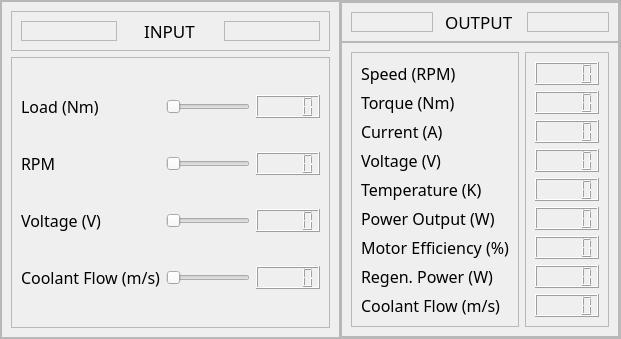
            <widget class="QFrame" name="frame_123">
             <property name="styleSheet">
              <string notr="true"/>
             </property>
             <property name="frameShape">
              <enum>QFrame::StyledPanel</enum>
             </property>
             <property name="frameShadow">
              <enum>QFrame::Raised</enum>
             </property>
             <layout class="QHBoxLayout" name="horizontalLayout_48">
              <property name="spacing">
               <number>0</number>
              </property>
              <property name="leftMargin">
               <number>0</number>
              </property>
              <property name="topMargin">
               <number>0</number>
              </property>
              <property name="rightMargin">
               <number>0</number>
              </property>
              <property name="bottomMargin">
               <number>0</number>
              </property>
              <item>
               <widget class="QFrame" name="frame_124">
                <property name="sizePolicy">
                 <sizepolicy hsizetype="Preferred" vsizetype="Preferred">
                  <horstretch>0</horstretch>
                  <verstretch>0</verstretch>
                 </sizepolicy>
                </property>
                <property name="maximumSize">
                 <size>
                  <width>600</width>
                  <height>600</height>
                 </size>
                </property>
                <property name="styleSheet">
                 <string notr="true"/>
                </property>
                <property name="frameShape">
                 <enum>QFrame::StyledPanel</enum>
                </property>
                <property name="frameShadow">
                 <enum>QFrame::Raised</enum>
                </property>
                <layout class="QVBoxLayout" name="verticalLayout_50">
                 <item>
                  <widget class="QFrame" name="frame_125">
                   <property name="maximumSize">
                    <size>
                     <width>16777215</width>
                     <height>40</height>
                    </size>
                   </property>
                   <property name="styleSheet">
                    <string notr="true"/>
                   </property>
                   <property name="frameShape">
                    <enum>QFrame::StyledPanel</enum>
                   </property>
                   <property name="frameShadow">
                    <enum>QFrame::Raised</enum>
                   </property>
                   <layout class="QHBoxLayout" name="horizontalLayout_49">
                    <item>
                     <widget class="QFrame" name="frame_126">
                      <property name="frameShape">
                       <enum>QFrame::StyledPanel</enum>
                      </property>
                      <property name="frameShadow">
                       <enum>QFrame::Raised</enum>
                      </property>
                     </widget>
                    </item>
                    <item alignment="Qt::AlignHCenter">
                     <widget class="QLabel" name="label_113">
                      <property name="font">
                       <font>
                        <family>Gill Sans MT</family>
                        <pointsize>13</pointsize>
                       </font>
                      </property>
                      <property name="text">
                       <string>INPUT</string>
                      </property>
                     </widget>
                    </item>
                    <item>
                     <widget class="QFrame" name="frame_127">
                      <property name="frameShape">
                       <enum>QFrame::StyledPanel</enum>
                      </property>
                      <property name="frameShadow">
                       <enum>QFrame::Raised</enum>
                      </property>
                     </widget>
                    </item>
                   </layout>
                  </widget>
                 </item>
                 <item>
                  <widget class="QFrame" name="frame_128">
                   <property name="frameShape">
                    <enum>QFrame::StyledPanel</enum>
                   </property>
                   <property name="frameShadow">
                    <enum>QFrame::Raised</enum>
                   </property>
                   <layout class="QGridLayout" name="gridLayout_20">
                    <item row="2" column="0">
                     <widget class="QLabel" name="label_84">
                      <property name="font">
                       <font>
                        <family>Gill Sans MT</family>
                        <pointsize>12</pointsize>
                       </font>
                      </property>
                      <property name="text">
                       <string>Voltage (V)</string>
                      </property>
                     </widget>
                    </item>
                    <item row="1" column="1">
                     <widget class="QSlider" name="rpm5_slider">
                      <property name="orientation">
                       <enum>Qt::Horizontal</enum>
                      </property>
                     </widget>
                    </item>
                    <item row="0" column="1">
                     <widget class="QSlider" name="load5_slider">
                      <property name="orientation">
                       <enum>Qt::Horizontal</enum>
                      </property>
                     </widget>
                    </item>
                    <item row="1" column="0">
                     <widget class="QLabel" name="label_114">
                      <property name="font">
                       <font>
                        <family>Gill Sans MT</family>
                        <pointsize>12</pointsize>
                       </font>
                      </property>
                      <property name="text">
                       <string>RPM </string>
                      </property>
                     </widget>
                    </item>
                    <item row="2" column="1">
                     <widget class="QSlider" name="volt_slider">
                      <property name="orientation">
                       <enum>Qt::Horizontal</enum>
                      </property>
                     </widget>
                    </item>
                    <item row="1" column="2">
                     <widget class="QLCDNumber" name="lcdNumber_17"/>
                    </item>
                    <item row="2" column="2">
                     <widget class="QLCDNumber" name="lcdNumber_18"/>
                    </item>
                    <item row="0" column="0">
                     <widget class="QLabel" name="label_115">
                      <property name="font">
                       <font>
                        <family>Gill Sans MT</family>
                        <pointsize>12</pointsize>
                       </font>
                      </property>
                      <property name="text">
                       <string>Load (Nm)</string>
                      </property>
                     </widget>
                    </item>
                    <item row="0" column="2">
                     <widget class="QLCDNumber" name="lcdNumber_16">
                      <property name="layoutDirection">
                       <enum>Qt::LeftToRight</enum>
                      </property>
                     </widget>
                    </item>
                    <item row="3" column="0">
                     <widget class="QLabel" name="label">
                      <property name="font">
                       <font>
                        <family>Gill Sans MT</family>
                        <pointsize>12</pointsize>
                       </font>
                      </property>
                      <property name="text">
                       <string>Coolant Flow (m/s)</string>
                      </property>
                     </widget>
                    </item>
                    <item row="3" column="1">
                     <widget class="QSlider" name="cool_slider">
                      <property name="orientation">
                       <enum>Qt::Horizontal</enum>
                      </property>
                     </widget>
                    </item>
                    <item row="3" column="2">
                     <widget class="QLCDNumber" name="lcdNumber"/>
                    </item>
                   </layout>
                  </widget>
                 </item>
                </layout>
               </widget>
              </item>
              <item>
               <widget class="QFrame" name="frame_129">
                <property name="sizePolicy">
                 <sizepolicy hsizetype="Expanding" vsizetype="Preferred">
                  <horstretch>0</horstretch>
                  <verstretch>0</verstretch>
                 </sizepolicy>
                </property>
                <property name="maximumSize">
                 <size>
                  <width>500</width>
                  <height>500</height>
                 </size>
                </property>
                <property name="frameShape">
                 <enum>QFrame::StyledPanel</enum>
                </property>
                <property name="frameShadow">
                 <enum>QFrame::Raised</enum>
                </property>
                <layout class="QVBoxLayout" name="verticalLayout_51">
                 <property name="spacing">
                  <number>0</number>
                 </property>
                 <property name="leftMargin">
                  <number>0</number>
                 </property>
                 <property name="topMargin">
                  <number>0</number>
                 </property>
                 <property name="rightMargin">
                  <number>0</number>
                 </property>
                 <property name="bottomMargin">
                  <number>0</number>
                 </property>
                 <item>
                  <widget class="QFrame" name="frame_130">
                   <property name="maximumSize">
                    <size>
                     <width>16777215</width>
                     <height>40</height>
                    </size>
                   </property>
                   <property name="frameShape">
                    <enum>QFrame::StyledPanel</enum>
                   </property>
                   <property name="frameShadow">
                    <enum>QFrame::Raised</enum>
                   </property>
                   <layout class="QHBoxLayout" name="horizontalLayout_50">
                    <item>
                     <widget class="QFrame" name="frame_131">
                      <property name="frameShape">
                       <enum>QFrame::StyledPanel</enum>
                      </property>
                      <property name="frameShadow">
                       <enum>QFrame::Raised</enum>
                      </property>
                     </widget>
                    </item>
                    <item alignment="Qt::AlignHCenter">
                     <widget class="QLabel" name="label_116">
                      <property name="font">
                       <font>
                        <family>Gill Sans MT</family>
                        <pointsize>13</pointsize>
                       </font>
                      </property>
                      <property name="text">
                       <string>OUTPUT</string>
                      </property>
                     </widget>
                    </item>
                    <item>
                     <widget class="QFrame" name="frame_132">
                      <property name="frameShape">
                       <enum>QFrame::StyledPanel</enum>
                      </property>
                      <property name="frameShadow">
                       <enum>QFrame::Raised</enum>
                      </property>
                     </widget>
                    </item>
                   </layout>
                  </widget>
                 </item>
                 <item>
                  <widget class="QFrame" name="frame_133">
                   <property name="sizePolicy">
                    <sizepolicy hsizetype="Expanding" vsizetype="Preferred">
                     <horstretch>0</horstretch>
                     <verstretch>0</verstretch>
                    </sizepolicy>
                   </property>
                   <property name="maximumSize">
                    <size>
                     <width>16777215</width>
                     <height>16777215</height>
                    </size>
                   </property>
                   <property name="frameShape">
                    <enum>QFrame::StyledPanel</enum>
                   </property>
                   <property name="frameShadow">
                    <enum>QFrame::Raised</enum>
                   </property>
                   <layout class="QHBoxLayout" name="horizontalLayout_51">
                    <item>
                     <widget class="QFrame" name="frame_134">
                      <property name="sizePolicy">
                       <sizepolicy hsizetype="Fixed" vsizetype="Preferred">
                        <horstretch>0</horstretch>
                        <verstretch>0</verstretch>
                       </sizepolicy>
                      </property>
                      <property name="frameShape">
                       <enum>QFrame::StyledPanel</enum>
                      </property>
                      <property name="frameShadow">
                       <enum>QFrame::Raised</enum>
                      </property>
                      <layout class="QVBoxLayout" name="verticalLayout_52">
                       <item>
                        <widget class="QLabel" name="label_8">
                         <property name="font">
                          <font>
                           <family>Gill Sans MT</family>
                           <pointsize>12</pointsize>
                          </font>
                         </property>
                         <property name="text">
                          <string>Speed (RPM)</string>
                         </property>
                        </widget>
                       </item>
                       <item>
                        <widget class="QLabel" name="label_117">
                         <property name="font">
                          <font>
                           <family>Gill Sans MT</family>
                           <pointsize>12</pointsize>
                          </font>
                         </property>
                         <property name="text">
                          <string>Torque (Nm)</string>
                         </property>
                        </widget>
                       </item>
                       <item>
                        <widget class="QLabel" name="label_119">
                         <property name="font">
                          <font>
                           <family>Gill Sans MT</family>
                           <pointsize>12</pointsize>
                          </font>
                         </property>
                         <property name="text">
                          <string>Current (A)</string>
                         </property>
                        </widget>
                       </item>
                       <item>
                        <widget class="QLabel" name="label_5">
                         <property name="font">
                          <font>
                           <family>Gill Sans MT</family>
                           <pointsize>12</pointsize>
                          </font>
                         </property>
                         <property name="text">
                          <string>Voltage (V)</string>
                         </property>
                        </widget>
                       </item>
                       <item>
                        <widget class="QLabel" name="label_120">
                         <property name="font">
                          <font>
                           <family>Gill Sans MT</family>
                           <pointsize>12</pointsize>
                          </font>
                         </property>
                         <property name="text">
                          <string>Temperature (K)</string>
                         </property>
                        </widget>
                       </item>
                       <item>
                        <widget class="QLabel" name="label_87">
                         <property name="font">
                          <font>
                           <family>Gill Sans MT</family>
                           <pointsize>12</pointsize>
                          </font>
                         </property>
                         <property name="text">
                          <string>Power Output (W)</string>
                         </property>
                        </widget>
                       </item>
                       <item>
                        <widget class="QLabel" name="label_121">
                         <property name="font">
                          <font>
                           <family>Gill Sans MT</family>
                           <pointsize>12</pointsize>
                          </font>
                         </property>
                         <property name="text">
                          <string>Motor Efficiency (%)</string>
                         </property>
                        </widget>
                       </item>
                       <item>
                        <widget class="QLabel" name="label_2">
                         <property name="font">
                          <font>
                           <family>Gill Sans MT</family>
                           <pointsize>12</pointsize>
                          </font>
                         </property>
                         <property name="text">
                          <string>Regen. Power (W)</string>
                         </property>
                        </widget>
                       </item>
                       <item>
                        <widget class="QLabel" name="label_122">
                         <property name="font">
                          <font>
                           <family>Gill Sans MT</family>
                           <pointsize>12</pointsize>
                          </font>
                         </property>
                         <property name="text">
                          <string>Coolant Flow (m/s)</string>
                         </property>
                        </widget>
                       </item>
                      </layout>
                     </widget>
                    </item>
                    <item>
                     <widget class="QFrame" name="frame_135">
                      <property name="frameShape">
                       <enum>QFrame::StyledPanel</enum>
                      </property>
                      <property name="frameShadow">
                       <enum>QFrame::Raised</enum>
                      </property>
                      <layout class="QVBoxLayout" name="verticalLayout_53">
                       <item>
                        <widget class="QLCDNumber" name="lcdNumber_21">
                         <property name="layoutDirection">
                          <enum>Qt::LeftToRight</enum>
                         </property>
                        </widget>
                       </item>
                       <item>
                        <widget class="QLCDNumber" name="torq5_display"/>
                       </item>
                       <item>
                        <widget class="QLCDNumber" name="i5_display"/>
                       </item>
                       <item>
                        <widget class="QLCDNumber" name="lcdNumber_3"/>
                       </item>
                       <item>
                        <widget class="QLCDNumber" name="temp5_display"/>
                       </item>
                       <item>
                        <widget class="QLCDNumber" name="lcdNumber_22"/>
                       </item>
                       <item>
                        <widget class="QLCDNumber" name="moteff5_display"/>
                       </item>
                       <item>
                        <widget class="QLCDNumber" name="lcdNumber_2"/>
                       </item>
                       <item>
                        <widget class="QLCDNumber" name="cool5_display"/>
                       </item>
                      </layout>
                     </widget>
                    </item>
                   </layout>
                  </widget>
                 </item>
                </layout>
               </widget>
              </item>
             </layout>
            </widget>
